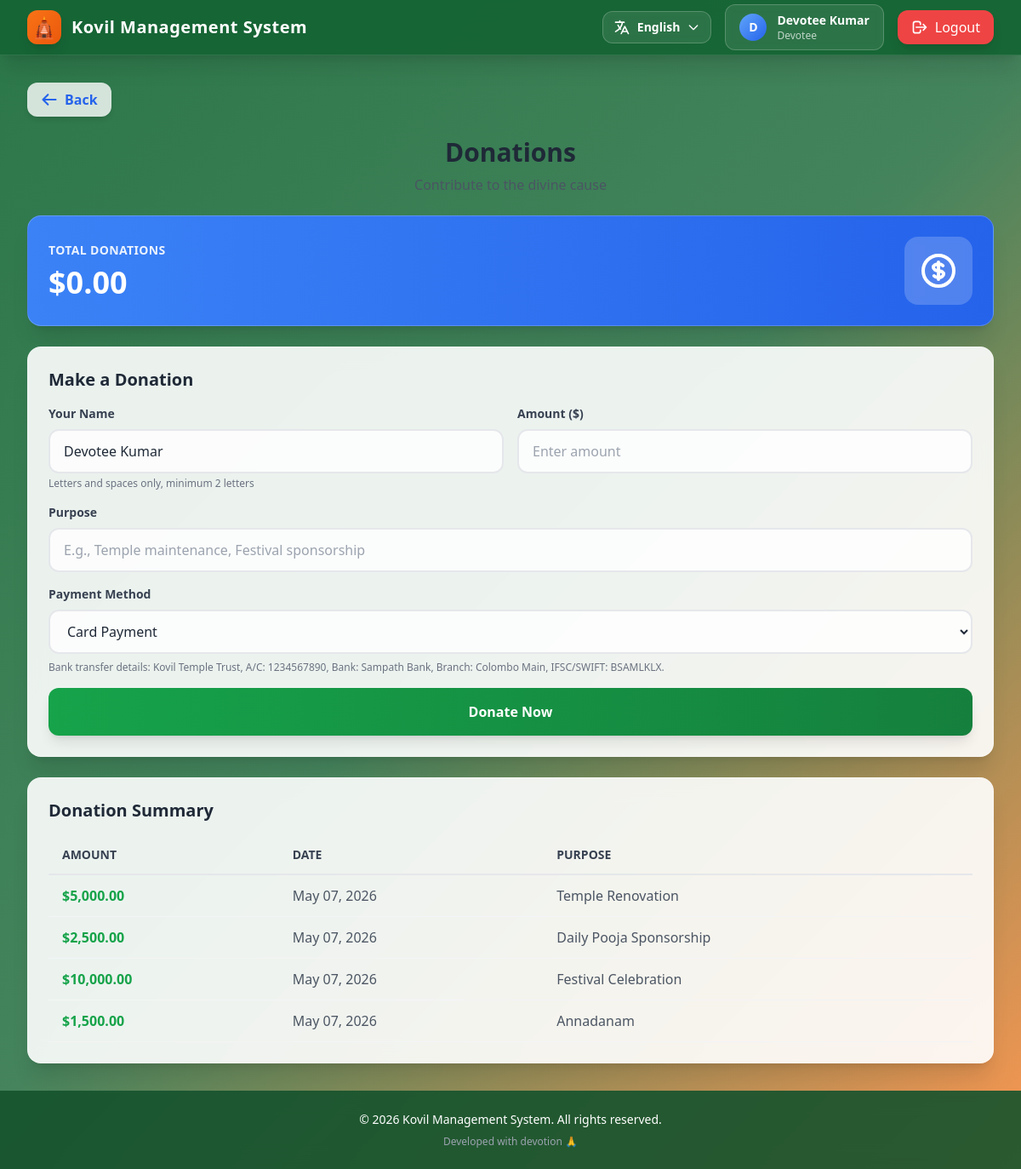
The page /Desktop-App/kovilsystem/index.php?url=donation (signed in) on the database its author committed.
### tables this page shows
CREATE TABLE IF NOT EXISTS donations (
    id INT AUTO_INCREMENT PRIMARY KEY,
    donor_name VARCHAR(100) NOT NULL,
    amount DECIMAL(10,2) NOT NULL,
    purpose VARCHAR(200),
    payment_status ENUM('pending', 'completed', 'failed') DEFAULT 'pending',
    created_at TIMESTAMP DEFAULT CURRENT_TIMESTAMP,
    INDEX idx_created_at (created_at),
    INDEX idx_payment_status (payment_status)
);

### Desktop-App/kovilsystem/index.php (called while the page is built, shortened)
<?php
require_once __DIR__ . "/config/database.php";
require_once __DIR__ . "/app/controllers/MainController.php";
$page = $_GET['url'] ?? 'home';
$page = htmlspecialchars(strip_tags($page), ENT_QUOTES, 'UTF-8');
try {
    $controller = new MainController();
    $controller->load($page);
} catch (Exception $e) {
    error_log("Application Error: " . $e->getMessage());
    if (defined('APP_ENV') && APP_ENV === 'development') {
        echo "<div style='padding: 20px; color: red;'>";
        echo "<h2>Error Occurred</h2>";
        echo "<p>" . htmlspecialchars($e->getMessage(), ENT_QUOTES, 'UTF-8') . "</p>";
        echo "</div>";
    } else {
        echo "<div style='padding: 20px;'>";
        echo "<h2>An error occurred. Please try again later.</h2>";
        echo "</div>";
    }
}

### Desktop-App/kovilsystem/config/database.php (called while the page is built, shortened)
<?php
class Database {
    private static $conn = null;
    public static function connect() {
        if (self::$conn === null) {
            try {
                self::$conn = new mysqli(DB_HOST, DB_USER, DB_PASS, DB_NAME);
                self::$conn->set_charset(DB_CHARSET);
            } catch (Exception $e) {
                error_log("Database Error: " . $e->getMessage());
                die("Database connection failed. Please ensure the database is configured properly.");
            }
        }
        return self::$conn;
    }
}

### Desktop-App/kovilsystem/app/models/Donation.php (called while the page is built, shortened)
<?php
require_once __DIR__ . "/../../config/database.php";
class Donation {
    private $conn;
    public function __construct() {
        $this->conn = Database::connect();
    }
    public function getAll() {
        $result = $this->conn->query("SELECT * FROM donations ORDER BY created_at DESC");
        return $result;
    }
}

### Desktop-App/kovilsystem/app/views/donation/index.php (the view, shortened to what this page needs)
<div class="space-y-6">
    <div class="flex items-center space-x-4 mb-4">
        <a href="javascript:history.back()" class="group flex items-center space-x-2 bg-white/80 hover:bg-white backdrop-blur-sm px-4 py-2 rounded-xl shadow-md transition-all duration-200 hover:scale-105 active:scale-95">
            <svg class="w-5 h-5 text-accent-600 group-hover:text-accent-700" fill="none" stroke="currentColor" viewBox="0 0 24 24">
                <path stroke-linecap="round" stroke-linejoin="round" stroke-width="2.5" d="M10 19l-7-7m0 0l7-7m-7 7h18"></path>
            </svg>
            <span class="font-semibold text-accent-600 group-hover:text-accent-700">Back</span>
        </a>
    </div>
    <div class="text-center mb-8">
        <h1 class="text-3xl font-bold text-gray-800 mb-2">Donations</h1>
        <p class="text-gray-600">Contribute to the divine cause</p>
    </div>
    <?php $isManagement = isset($_SESSION['user']) && ($_SESSION['user']['role'] ?? '') === 'management'; ?>
    <?php
    $donationsResult = null;
    $summary = ['weekly_total' => 0, 'monthly_total' => 0, 'yearly_total' => 0, 'all_time_total' => 0];
    if (is_array($data)) {
        $donationsResult = $data['donations'] ?? null;
        $receipt = $data['receipt'] ?? null;
        $summary = $data['summary'] ?? $summary;
    } else {
        $donationsResult = $data;
    }
    ?>
    <div class="glass-card bg-gradient-to-r from-accent-500 to-accent-600 p-6 card-hover">
        <div class="flex items-center justify-between">
            <div>
                <p class="text-white/90 text-sm font-semibold uppercase tracking-wide">Total Donations</p>
                <p class="text-4xl font-bold text-white mt-2">$<?= number_format($donations ?? 0, 2) ?></p>
            </div>
            <div class="w-20 h-20 bg-white/20 backdrop-blur-sm rounded-2xl flex items-center justify-center">
            </div>
        </div>
    </div>
    <div class="glass-card p-6 card-hover">
        <h2 class="text-xl font-bold text-gray-800 mb-4">Make a Donation</h2>
        <form method="POST" class="grid grid-cols-1 md:grid-cols-2 gap-4">
            <div>
                <label for="name" class="block text-sm font-semibold text-gray-700 mb-2">Your Name</label>
                <input
                    type="text"
                    name="name"
                    id="name"
                    placeholder="Enter your name"
                    pattern="[A-Za-z ]{2,}"
                    class="input-field w-full px-4 py-3 bg-white/80 border-2 border-gray-200 text-gray-800 focus:border-primary-500 focus:bg-white transition-all duration-200 rounded-xl"
                    value="<?= htmlspecialchars($_SESSION['user']['name'] ?? '') ?>"
                    required
                >
                <p class="text-xs text-gray-500 mt-1">Letters and spaces only, minimum 2 letters</p>
            </div>
            <div>
                <label for="amount" class="block text-sm font-semibold text-gray-700 mb-2">Amount ($)</label>
                <input
                    type="number"
                    name="amount"
                    id="amount"
                    placeholder="Enter amount"
                    min="1"
                    step="0.01"
                    class="input-field w-full px-4 py-3 bg-white/80 border-2 border-gray-200 text-gray-800 focus:border-primary-500 focus:bg-white transition-all duration-200 rounded-xl"
                    required
                >
            </div>
            <div class="md:col-span-2">
                <label for="purpose" class="block text-sm font-semibold text-gray-700 mb-2">Purpose</label>
                <input
                    type="text"
                    name="purpose"
                    id="purpose"
                    placeholder="E.g., Temple maintenance, Festival sponsorship"
                    class="input-field w-full px-4 py-3 bg-white/80 border-2 border-gray-200 text-gray-800 focus:border-primary-500 focus:bg-white transition-all duration-200 rounded-xl"
                >
            </div>
            <div class="md:col-span-2">
                <label for="payment_method" class="block text-sm font-semibold text-gray-700 mb-2">Payment Method</label>
                <select name="payment_method" id="payment_method" class="input-field w-full px-4 py-3 bg-white/80 border-2 border-gray-200 text-gray-800 rounded-xl" required>
                    <option value="card">Card Payment</option>
                </select>
                <p class="text-xs text-gray-500 mt-2">Bank transfer details: Kovil Temple Trust, A/C: 1234567890, Bank: Sampath Bank, Branch: Colombo Main, IFSC/SWIFT: BSAMLKLX.</p>
            </div>
            <div class="md:col-span-2">
                <button
                    type="submit"
                    class="w-full bg-gradient-to-r from-green-600 to-green-700 hover:from-green-500 hover:to-green-600 text-white font-bold py-4 px-6 rounded-xl shadow-lg transition-all duration-300 transform hover:scale-[1.02] active:scale-[0.98]"
                >
                    Donate Now
                </button>
            </div>
        </form>
    </div>
    <div class="glass-card p-6 card-hover">
        <div class="flex items-center justify-between mb-4">
            <h2 class="text-xl font-bold text-gray-800"><?= $isManagement ? 'Recent Donations' : 'Donation Summary' ?></h2>
        </div>
        <div class="overflow-x-auto">
            <table class="w-full">
                <thead>
                    <tr class="border-b-2 border-gray-200">
                        <th class="text-left py-3 px-4 text-sm font-semibold text-gray-700 uppercase">Amount</th>
                        <th class="text-left py-3 px-4 text-sm font-semibold text-gray-700 uppercase">Date</th>
                        <th class="text-left py-3 px-4 text-sm font-semibold text-gray-700 uppercase">Purpose</th>
                    </tr>
                </thead>
                <tbody>
                    <?php
                    $donations = [];
                    if ($donationsResult instanceof mysqli_result) {
                        $donations = $donationsResult->fetch_all(MYSQLI_ASSOC);
                    } elseif (is_array($data)) {
                        $donations = $data['donations'] ?? [];
                    }
                    ?>
                    <?php if(!empty($donations)): ?>
                        <?php foreach($donations as $donation): ?>
                        <tr class="border-b border-gray-100 hover:bg-gray-50 transition-colors">
                            <td class="py-3 px-4 text-green-600 font-semibold">$<?= number_format($donation['amount'], 2) ?></td>
                            <td class="py-3 px-4 text-gray-600">
                                <?php if(isset($donation['created_at']) && !empty($donation['created_at'])): ?>
                                    <?= date('M d, Y', strtotime($donation['created_at'])) ?>
                                <?php else: ?>
                                    <span class="text-gray-400">N/A</span>
                                <?php endif; ?>
                            </td>
                            <td class="py-3 px-4 text-gray-600"><?= htmlspecialchars($donation['purpose'] ?? 'General') ?></td>
                        </tr>
                        <?php endforeach; ?>
                    <?php else: ?>
                        <tr>
                            <td colspan="<?= $isManagement ? '4' : '3' ?>" class="py-8 text-center text-gray-500">No donations yet</td>
                        </tr>
                    <?php endif; ?>
                </tbody>
            </table>
        </div>
    </div>
</div>

### rows shown on the page
donations: amount "5,000.00", created_at "May 07, 2026", purpose "Temple Renovation"
donations: amount "2,500.00", created_at "May 07, 2026", purpose "Daily Pooja Sponsorship"
donations: amount "10,000.00", created_at "May 07, 2026", purpose "Festival Celebration"
donations: amount "1,500.00", created_at "May 07, 2026", purpose "Annadanam"

### other values the page prints
APP_NAME "Kovil Management System"
getLanguageName(getCurrentLanguage()) "English"
substr($_SESSION['user']['name'], 0, 1) "D"
$_SESSION['user']['name'] "Devotee Kumar"
$_SESSION['user']['role'] "Devotee"
$donations "0.00"
